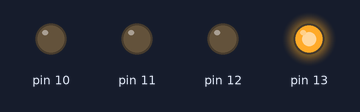
Bench run of a sketch on a simulated Arduino Uno, built with avr-gcc and run on an emulated ATmega328P. Parts: output pins drawn as LEDs (lit = HIGH).

Above: at 0.5 s.
At 2.5 s:
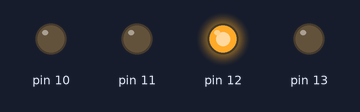
At 4.5 s:
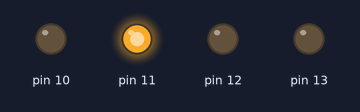
At 6.5 s:
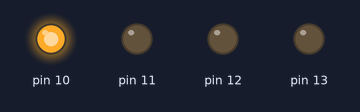
At 9.5 s:
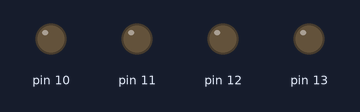
Timing chart, 0 to 10.4 s (numbered marks = the images above):
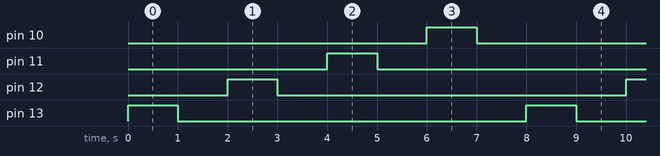

The sketch:

sketch_apr22a.ino
```cpp
int tiempo = 1000;

void setup() {
  pinMode(13, OUTPUT);
  pinMode(12, OUTPUT);
  pinMode(11, OUTPUT);
  pinMode(10, OUTPUT);
}

void loop() {
  digitalWrite(13, HIGH);
  delay(tiempo);
  digitalWrite(13, LOW);
  delay(tiempo);

  digitalWrite(12, HIGH);
  delay(tiempo);
  digitalWrite(12, LOW);
  delay(tiempo);

  digitalWrite(11, HIGH);
  delay(tiempo);
  digitalWrite(11, LOW);
  delay(tiempo);

  digitalWrite(10, HIGH);
  delay(tiempo);
  digitalWrite(10, LOW);
  delay(tiempo);
}
```

Measured:
- by itself, pin 10–13: alternates HIGH for 1.0 s and LOW for 7.0 s
- by itself, everything shown: repeats every 8.0 s, in 8 steps
